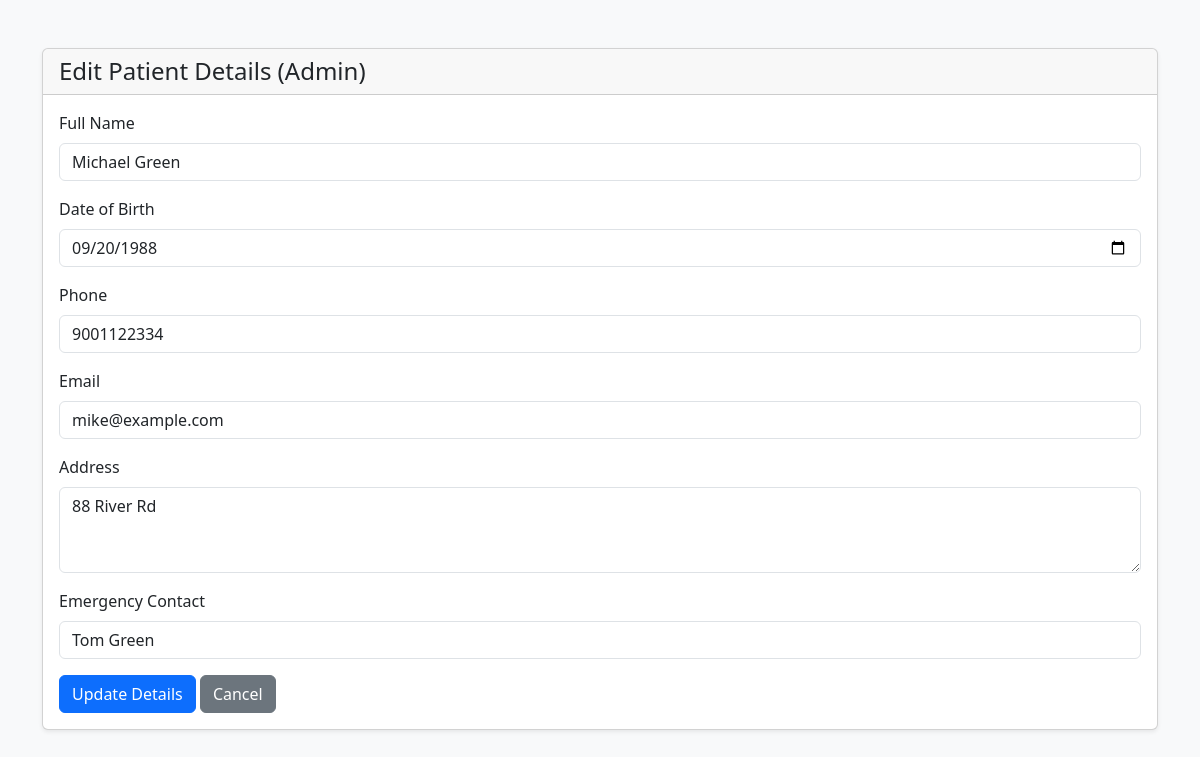
Before: /admin/edit-patient/mikeg (signed in) with the older database file.
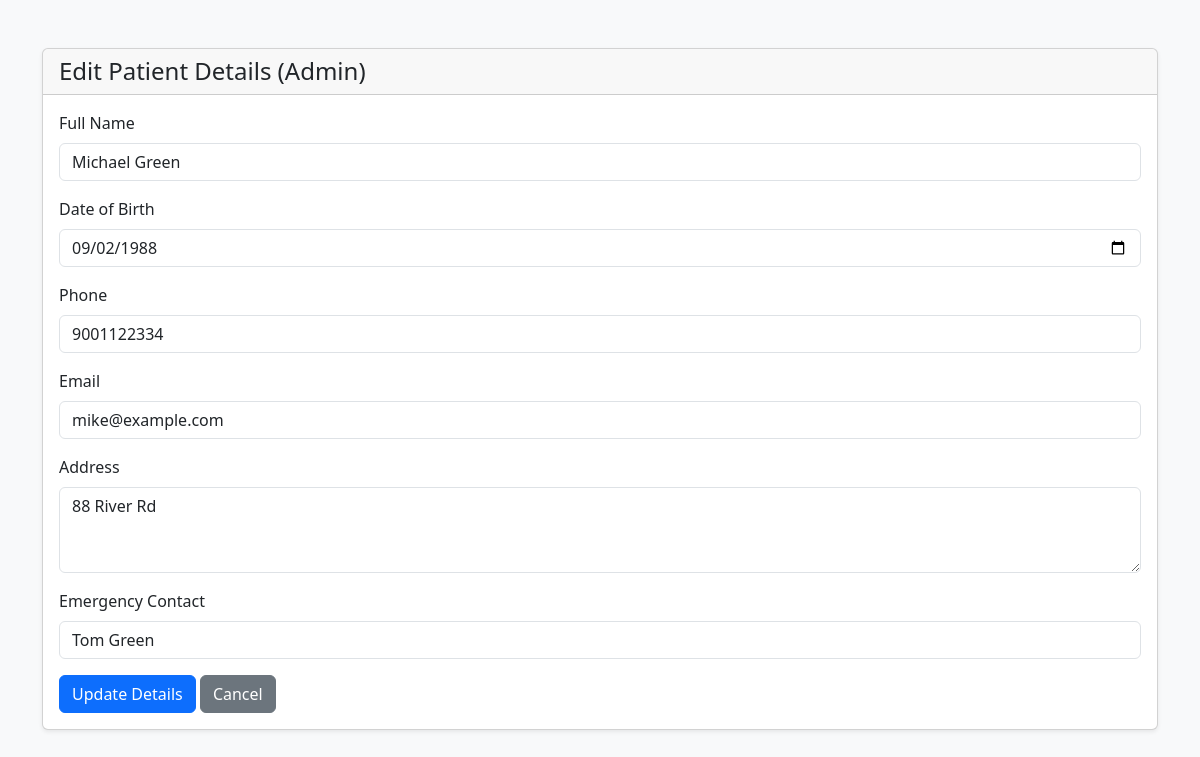
After: the same page with the newer database file.
### models/models.py (models this page shows)
class Patient(db.Model):
    id=db.Column(db.Integer(),primary_key=True)
    userid = db.Column(db.Integer(),nullable=False)
    name=db.Column(db.String(50),nullable = False)
    dob = db.Column(db.String(20),nullable = False)
    phone= db.Column(db.Integer(),nullable = False)
    email=db.Column(db.String(50),nullable = False)
    address=db.Column(db.String(200),nullable = False)
    emergencycontact=db.Column(db.String(50),nullable = False)

### controllers/editPateintDetailsByAdmin.py (the view, shortened to what this page needs)
@theeditpatientdetailsByAdmin.route("/admin/edit-patient/<string:username>", methods=['GET','POST'])
def EditPatientDetailsByAdmin(username):
    if('user' in session):
        patientuserid= User.query.filter_by(username=username, role="patient").first().id
        print("Patient username to edit:", patientuserid)
        patient = Patient.query.filter_by(userid=patientuserid).first_or_404()
    return render_template("editPatientDetailsByAdmin.html", patient=patient)

### templates/editPatientDetailsByAdmin.html (shortened to what this page needs)
<!DOCTYPE html>
<html lang="en">
<head>
    <link rel="stylesheet" href="https://cdn.jsdelivr.net/npm/bootstrap@5.3.0/dist/css/bootstrap.min.css">
</head>
<body class="bg-light">
<div class="container mt-5">
    <div class="card shadow-sm">
        <div class="card-header">
            <h4 class="mb-0">Edit Patient Details (Admin)</h4>
        </div>
        <div class="card-body">
            <form method="POST">
                <div class="mb-3">
                    <label class="form-label">Full Name</label>
                    <input type="text" name="name" class="form-control"
                           value="{{ patient.name }}" required>
                </div>
                <div class="mb-3">
                    <label class="form-label">Date of Birth</label>
                    <input type="date" name="dob" class="form-control"
                           value="{{ patient.dob }}" required>
                </div>
                <div class="mb-3">
                    <label class="form-label">Phone</label>
                    <input type="text" name="phone" class="form-control"
                           value="{{ patient.phone }}" required>
                </div>
                <div class="mb-3">
                    <label class="form-label">Email</label>
                    <input type="email" name="email" class="form-control"
                           value="{{ patient.email }}" required>
                </div>
                <div class="mb-3">
                    <label class="form-label">Address</label>
                    <textarea name="address" class="form-control" rows="3" required>{{ patient.address }}</textarea>
                </div>
                <div class="mb-3">
                    <label class="form-label">Emergency Contact</label>
                    <input type="text" name="emergencycontact" class="form-control"
                           value="{{ patient.emergencycontact }}" required>
                </div>
                <button type="submit" class="btn btn-primary">Update Details</button>
                <a href="/dashboard/admin" class="btn btn-secondary">Cancel</a>
            </form>
        </div>
    </div>
</div>
</body>
</html>

Changed rows visible on the page:
changed Patient "Michael Green": dob "09/20/1988" → "09/02/1988"
